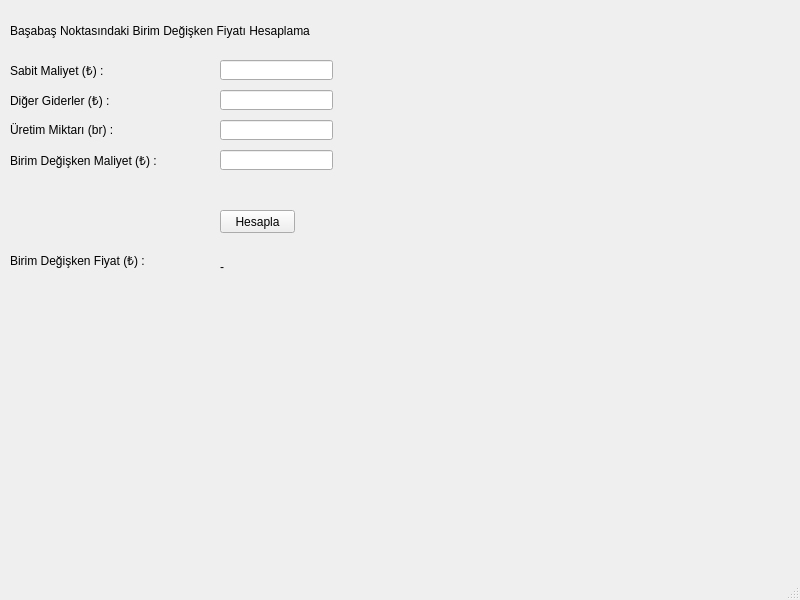
<?xml version="1.0" encoding="UTF-8"?>
<ui version="4.0">
 <class>MainWindow</class>
 <widget class="QMainWindow" name="MainWindow">
  <property name="geometry">
   <rect>
    <x>0</x>
    <y>0</y>
    <width>800</width>
    <height>600</height>
   </rect>
  </property>
  <property name="windowTitle">
   <string>MainWindow</string>
  </property>
  <widget class="QWidget" name="centralwidget">
   <widget class="QLabel" name="label">
    <property name="geometry">
     <rect>
      <x>10</x>
      <y>60</y>
      <width>181</width>
      <height>20</height>
     </rect>
    </property>
    <property name="text">
     <string>Sabit Maliyet (₺) :</string>
    </property>
   </widget>
   <widget class="QLineEdit" name="lineEdit">
    <property name="geometry">
     <rect>
      <x>220</x>
      <y>60</y>
      <width>113</width>
      <height>20</height>
     </rect>
    </property>
   </widget>
   <widget class="QPushButton" name="pushButton">
    <property name="geometry">
     <rect>
      <x>220</x>
      <y>210</y>
      <width>75</width>
      <height>23</height>
     </rect>
    </property>
    <property name="text">
     <string>Hesapla</string>
    </property>
   </widget>
   <widget class="QLabel" name="label_2">
    <property name="geometry">
     <rect>
      <x>10</x>
      <y>90</y>
      <width>151</width>
      <height>20</height>
     </rect>
    </property>
    <property name="text">
     <string>Diğer Giderler (₺) :</string>
    </property>
   </widget>
   <widget class="QLabel" name="label_3">
    <property name="geometry">
     <rect>
      <x>10</x>
      <y>120</y>
      <width>151</width>
      <height>20</height>
     </rect>
    </property>
    <property name="text">
     <string>Üretim Miktarı (br) :</string>
    </property>
   </widget>
   <widget class="QLabel" name="label_4">
    <property name="geometry">
     <rect>
      <x>10</x>
      <y>150</y>
      <width>161</width>
      <height>20</height>
     </rect>
    </property>
    <property name="text">
     <string>Birim Değişken Maliyet (₺) :</string>
    </property>
   </widget>
   <widget class="QLineEdit" name="lineEdit_2">
    <property name="geometry">
     <rect>
      <x>220</x>
      <y>90</y>
      <width>113</width>
      <height>20</height>
     </rect>
    </property>
   </widget>
   <widget class="QLineEdit" name="lineEdit_3">
    <property name="geometry">
     <rect>
      <x>220</x>
      <y>120</y>
      <width>113</width>
      <height>20</height>
     </rect>
    </property>
   </widget>
   <widget class="QLabel" name="label_5">
    <property name="geometry">
     <rect>
      <x>10</x>
      <y>250</y>
      <width>151</width>
      <height>20</height>
     </rect>
    </property>
    <property name="text">
     <string>Birim Değişken Fiyat (₺) :</string>
    </property>
   </widget>
   <widget class="QLineEdit" name="lineEdit_4">
    <property name="geometry">
     <rect>
      <x>220</x>
      <y>150</y>
      <width>113</width>
      <height>20</height>
     </rect>
    </property>
   </widget>
   <widget class="QLabel" name="label_6">
    <property name="geometry">
     <rect>
      <x>220</x>
      <y>260</y>
      <width>47</width>
      <height>13</height>
     </rect>
    </property>
    <property name="text">
     <string>-</string>
    </property>
   </widget>
   <widget class="QLabel" name="label_7">
    <property name="geometry">
     <rect>
      <x>10</x>
      <y>20</y>
      <width>331</width>
      <height>21</height>
     </rect>
    </property>
    <property name="text">
     <string>Başabaş Noktasındaki Birim Değişken Fiyatı Hesaplama</string>
    </property>
   </widget>
  </widget>
  <widget class="QMenuBar" name="menubar">
   <property name="geometry">
    <rect>
     <x>0</x>
     <y>0</y>
     <width>800</width>
     <height>26</height>
    </rect>
   </property>
  </widget>
  <widget class="QStatusBar" name="statusbar"/>
 </widget>
 <resources/>
 <connections/>
</ui>
